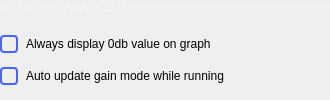
            <widget class="QWidget" name="NetworkAnalyzer" native="true">
             <layout class="QVBoxLayout" name="verticalLayout_5">
              <property name="spacing">
               <number>0</number>
              </property>
              <property name="leftMargin">
               <number>0</number>
              </property>
              <property name="topMargin">
               <number>0</number>
              </property>
              <property name="rightMargin">
               <number>0</number>
              </property>
              <property name="bottomMargin">
               <number>6</number>
              </property>
              <item>
               <layout class="QHBoxLayout" name="horizontalLayout_11">
                <property name="spacing">
                 <number>0</number>
                </property>
                <property name="topMargin">
                 <number>0</number>
                </property>
                <item>
                 <widget class="QLabel" name="label_10">
                  <property name="sizePolicy">
                   <sizepolicy hsizetype="Fixed" vsizetype="Fixed">
                    <horstretch>0</horstretch>
                    <verstretch>0</verstretch>
                   </sizepolicy>
                  </property>
                  <property name="styleSheet">
                   <string notr="true">QLabel {
  font-size: 12px;
color: rgba(255, 255, 255, 70);
}</string>
                  </property>
                  <property name="text">
                   <string>NETWORK ANALYZER </string>
                  </property>
                 </widget>
                </item>
                <item>
                 <widget class="Line" name="line_5">
                  <property name="minimumSize">
                   <size>
                    <width>200</width>
                    <height>1</height>
                   </size>
                  </property>
                  <property name="maximumSize">
                   <size>
                    <width>16777215</width>
                    <height>1</height>
                   </size>
                  </property>
                  <property name="styleSheet">
                   <string notr="true">border: 1px solid rgba(255, 255, 255, 70);</string>
                  </property>
                  <property name="orientation">
                   <enum>Qt::Horizontal</enum>
                  </property>
                 </widget>
                </item>
               </layout>
              </item>
              <item>
               <spacer name="verticalSpacer_11">
                <property name="orientation">
                 <enum>Qt::Vertical</enum>
                </property>
                <property name="sizeType">
                 <enum>QSizePolicy::Fixed</enum>
                </property>
                <property name="sizeHint" stdset="0">
                 <size>
                  <width>20</width>
                  <height>15</height>
                 </size>
                </property>
               </spacer>
              </item>
              <item>
               <layout class="QHBoxLayout" name="horizontalLayout_5">
                <property name="spacing">
                 <number>0</number>
                </property>
                <property name="topMargin">
                 <number>0</number>
                </property>
                <property name="bottomMargin">
                 <number>0</number>
                </property>
                <item>
                 <widget class="QCheckBox" name="na_zeroCheckBox">
                  <property name="maximumSize">
                   <size>
                    <width>16777215</width>
                    <height>16777215</height>
                   </size>
                  </property>
                  <property name="styleSheet">
                   <string notr="true">QCheckBox {
  spacing: 8px;
  background-color: transparent;
  font-size: 14px;
  font-weight: bold;
  
  color: rgba(255, 255, 255, 153);
}

QCheckBox::indicator {
  width: 14px;
  height: 14px;
  border: 2px solid rgb(74,100,255);
  border-radius: 4px;
}
QCheckBox::indicator:unchecked { background-color: transparent; }
QCheckBox::indicator:checked { background-color: rgb(74,100,255); }</string>
                  </property>
                  <property name="text">
                   <string/>
                  </property>
                 </widget>
                </item>
                <item>
                 <widget class="QLabel" name="label">
                  <property name="sizePolicy">
                   <sizepolicy hsizetype="Fixed" vsizetype="Preferred">
                    <horstretch>0</horstretch>
                    <verstretch>0</verstretch>
                   </sizepolicy>
                  </property>
                  <property name="text">
                   <string>Always display 0db value on graph</string>
                  </property>
                 </widget>
                </item>
                <item>
                 <spacer name="horizontalSpacer_5">
                  <property name="orientation">
                   <enum>Qt::Horizontal</enum>
                  </property>
                  <property name="sizeHint" stdset="0">
                   <size>
                    <width>40</width>
                    <height>20</height>
                   </size>
                  </property>
                 </spacer>
                </item>
               </layout>
              </item>
              <item>
               <spacer name="verticalSpacer_13">
                <property name="orientation">
                 <enum>Qt::Vertical</enum>
                </property>
                <property name="sizeType">
                 <enum>QSizePolicy::Fixed</enum>
                </property>
                <property name="sizeHint" stdset="0">
                 <size>
                  <width>20</width>
                  <height>5</height>
                 </size>
                </property>
               </spacer>
              </item>
              <item>
               <layout class="QHBoxLayout" name="horizontalLayout_18">
                <property name="bottomMargin">
                 <number>6</number>
                </property>
                <item>
                 <widget class="QCheckBox" name="na_gainCheckBox">
                  <property name="styleSheet">
                   <string notr="true">QCheckBox {
  spacing: 8px;
  background-color: transparent;
  font-size: 14px;
  font-weight: bold;
  
  color: rgba(255, 255, 255, 153);
}

QCheckBox::indicator {
  width: 14px;
  height: 14px;
  border: 2px solid rgb(74,100,255);
  border-radius: 4px;
}
QCheckBox::indicator:unchecked { background-color: transparent; }
QCheckBox::indicator:checked { background-color: rgb(74,100,255); }</string>
                  </property>
                  <property name="text">
                   <string/>
                  </property>
                 </widget>
                </item>
                <item>
                 <widget class="QLabel" name="label_18">
                  <property name="text">
                   <string>Auto update gain mode while running</string>
                  </property>
                 </widget>
                </item>
                <item>
                 <spacer name="horizontalSpacer_14">
                  <property name="orientation">
                   <enum>Qt::Horizontal</enum>
                  </property>
                  <property name="sizeHint" stdset="0">
                   <size>
                    <width>40</width>
                    <height>20</height>
                   </size>
                  </property>
                 </spacer>
                </item>
               </layout>
              </item>
             </layout>
            </widget>
